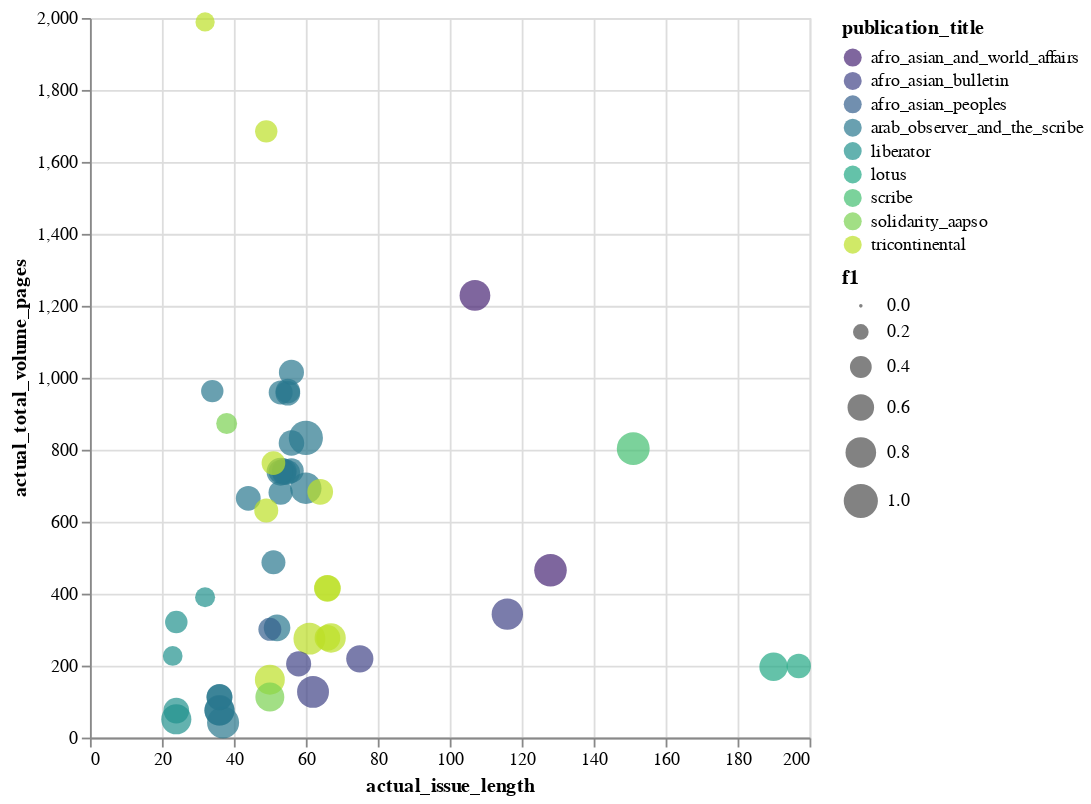

Here is the notebook cell this chart was saved with:
### Code cell
selection = alt.selection_point(fields=['publication_title'], bind='legend')
alt.Chart(grouped_identified_issues_df).mark_circle(opacity=0.7).encode(
	x='actual_issue_length',
	y='actual_total_volume_pages',
	color=alt.Color('publication_title', scale=alt.Scale(scheme='viridis')),
	size='f1',
	opacity=alt.condition(selection, alt.value(0.7), alt.value(0.1)),
	# row='publication_title:N',
	tooltip=['actual_issue_length', 'f1', 'actual_total_volume_pages', 'sequence_alignment_full_data']
).add_params(selection).properties(
	width=400,
	height=400
)

### Figure 1 — Vega-Lite specification as saved in the notebook (floating-point values rounded to 4 significant figures)
{"config": {"view": {"continuousWidth": 300, "continuousHeight": 300}}, "data": {"name": "data-605db85297108cbf503508bacee7fdaa"}, "mark": {"type": "circle", "opacity": 0.7}, "encoding": {"color": {"field": "publication_title", "scale": {"scheme": "viridis"}, "type": "nominal"}, "opacity": {"condition": {"param": "param_2", "value": 0.7}, "value": 0.1}, "size": {"field": "f1", "type": "quantitative"}, "tooltip": [{"field": "actual_issue_length", "type": "quantitative"}, {"field": "f1", "type": "quantitative"}, {"field": "actual_total_volume_pages", "type": "quantitative"}, {"field": "sequence_alignment_full_data", "type": "nominal"}], "x": {"field": "actual_issue_length", "type": "quantitative"}, "y": {"field": "actual_total_volume_pages", "type": "quantitative"}}, "height": 400, "params": [{"name": "param_2", "select": {"type": "point", "fields": ["publication_title"]}, "bind": "legend"}], "width": 400, "$schema": "https://vega.github.io/schema/vega-lite/v5.8.0.json", "datasets": {"data-605db85297108cbf503508bacee7fdaa": [{"annotated_file_path": "../datasets/annotated_ht_ef_datasets/arab_observer_and_the_scribe/mdp_39015056038246/mdp_39015056038246_annotated_individual_tokens.csv", "actual_issue_length": 60.0, "actual_total_volume_pages": 833.0, "sequence_alignment_full_data": true, "f1": 1.0, "publication_title": "arab_observer_and_the_scribe"}, {"annotated_file_path": "../datasets/annotated_ht_ef_datasets/scribe/inu_30000125592190/inu_30000125592190_annotated_individual_tokens.csv", "actual_issue_length": 151.0, "actual_total_volume_pages": 803.0, "sequence_alignment_full_data": true, "f1": 0.9239, "publication_title": "scribe"}, {"annotated_file_path": "../datasets/annotated_ht_ef_datasets/afro_asian_and_world_affairs/mdp_39015035518110/mdp_39015035518110_annotated_individual_tokens.csv", "actual_issue_length": 128.0, "actual_total_volume_pages": 465.0, "sequence_alignment_full_data": true, "f1": 0.9072, "publication_title": "afro_asian_and_world_affairs"}, {"annotated_file_path": "../datasets/annotated_ht_ef_datasets/arab_observer_and_the_scribe/uc1_l0082986993/uc1_l0082986993_annotated_individual_tokens.csv", "actual_issue_length": 37.0, "actual_total_volume_pages": 42.0, "sequence_alignment_full_data": false, "f1": 0.8788, "publication_title": "arab_observer_and_the_scribe"}, {"annotated_file_path": "../datasets/annotated_ht_ef_datasets/tricontinental/txu_059172014718851/txu_059172014718851_annotated_individual_tokens.csv", "actual_issue_length": 61.0, "actual_total_volume_pages": 275.0, "sequence_alignment_full_data": true, "f1": 0.8718, "publication_title": "tricontinental"}, {"annotated_file_path": "../datasets/annotated_ht_ef_datasets/afro_asian_bulletin/inu_32000013032935/inu_32000013032935_annotated_individual_tokens.csv", "actual_issue_length": 62.0, "actual_total_volume_pages": 127.0, "sequence_alignment_full_data": false, "f1": 0.8701, "publication_title": "afro_asian_bulletin"}, {"annotated_file_path": "../datasets/annotated_ht_ef_datasets/arab_observer_and_the_scribe/mdp_39015056038238/mdp_39015056038238_annotated_individual_tokens.csv", "actual_issue_length": 60.0, "actual_total_volume_pages": 693.0, "sequence_alignment_full_data": true, "f1": 0.8392, "publication_title": "arab_observer_and_the_scribe"}, {"annotated_file_path": "../datasets/annotated_ht_ef_datasets/afro_asian_bulletin/inu_32000013032893/inu_32000013032893_annotated_individual_tokens.csv", "actual_issue_length": 116.0, "actual_total_volume_pages": 343.0, "sequence_alignment_full_data": true, "f1": 0.8392, "publication_title": "afro_asian_bulletin"}, {"annotated_file_path": "../datasets/annotated_ht_ef_datasets/afro_asian_and_world_affairs/mdp_39015035518128/mdp_39015035518128_annotated_individual_tokens.csv", "actual_issue_length": 107.0, "actual_total_volume_pages": 1229.0, "sequence_alignment_full_data": true, "f1": 0.806, "publication_title": "afro_asian_and_world_affairs"}, {"annotated_file_path": "../datasets/annotated_ht_ef_datasets/arab_observer_and_the_scribe/uc1_l0063473003/uc1_l0063473003_annotated_individual_tokens.csv", "actual_issue_length": 36.0, "actual_total_volume_pages": 76.0, "sequence_alignment_full_data": false, "f1": 0.7826, "publication_title": "arab_observer_and_the_scribe"}, {"annotated_file_path": "../datasets/annotated_ht_ef_datasets/liberator/mdp_39015083020449/mdp_39015083020449_annotated_individual_tokens.csv", "actual_issue_length": 24.0, "actual_total_volume_pages": 51.0, "sequence_alignment_full_data": false, "f1": 0.7742, "publication_title": "liberator"}, {"annotated_file_path": "../datasets/annotated_ht_ef_datasets/tricontinental/uiug_30112087716855/uiug_30112087716855_annotated_individual_tokens.csv", "actual_issue_length": 50.0, "actual_total_volume_pages": 161.0, "sequence_alignment_full_data": true, "f1": 0.7647, "publication_title": "tricontinental"}, {"annotated_file_path": "../datasets/annotated_ht_ef_datasets/arab_observer_and_the_scribe/mdp_39015056038089/mdp_39015056038089_annotated_individual_tokens.csv", "actual_issue_length": 36.0, "actual_total_volume_pages": 75.0, "sequence_alignment_full_data": false, "f1": 0.7579, "publication_title": "arab_observer_and_the_scribe"}, {"annotated_file_path": "../datasets/annotated_ht_ef_datasets/tricontinental/txu_059172014879442/txu_059172014879442_annotated_individual_tokens.csv", "actual_issue_length": 67.0, "actual_total_volume_pages": 277.0, "sequence_alignment_full_data": false, "f1": 0.7419, "publication_title": "tricontinental"}, {"annotated_file_path": "../datasets/annotated_ht_ef_datasets/solidarity_aapso/inu_30000003214412/inu_30000003214412_annotated_individual_tokens.csv", "actual_issue_length": 50.0, "actual_total_volume_pages": 113.0, "sequence_alignment_full_data": false, "f1": 0.7143, "publication_title": "solidarity_aapso"}, {"annotated_file_path": "../datasets/annotated_ht_ef_datasets/lotus/mdp_39015067403843/mdp_39015067403843_annotated_individual_tokens.csv", "actual_issue_length": 190.0, "actual_total_volume_pages": 197.0, "sequence_alignment_full_data": true, "f1": 0.689, "publication_title": "lotus"}, {"annotated_file_path": "../datasets/annotated_ht_ef_datasets/arab_observer_and_the_scribe/inu_32000013025095/inu_32000013025095_annotated_individual_tokens.csv", "actual_issue_length": 53.0, "actual_total_volume_pages": 739.0, "sequence_alignment_full_data": true, "f1": 0.6707, "publication_title": "arab_observer_and_the_scribe"}, {"annotated_file_path": "../datasets/annotated_ht_ef_datasets/afro_asian_bulletin/inu_32000013032901/inu_32000013032901_annotated_individual_tokens.csv", "actual_issue_length": 75.0, "actual_total_volume_pages": 219.0, "sequence_alignment_full_data": true, "f1": 0.6307, "publication_title": "afro_asian_bulletin"}, {"annotated_file_path": "../datasets/annotated_ht_ef_datasets/tricontinental/uc1_b4952552/uc1_b4952552_annotated_individual_tokens.csv", "actual_issue_length": 66.0, "actual_total_volume_pages": 415.0, "sequence_alignment_full_data": true, "f1": 0.6099, "publication_title": "tricontinental"}, {"annotated_file_path": "../datasets/annotated_ht_ef_datasets/arab_observer_and_the_scribe/inu_32000013025046/inu_32000013025046_annotated_individual_tokens.csv", "actual_issue_length": 52.0, "actual_total_volume_pages": 305.0, "sequence_alignment_full_data": true, "f1": 0.6012, "publication_title": "arab_observer_and_the_scribe"}, {"annotated_file_path": "../datasets/annotated_ht_ef_datasets/arab_observer_and_the_scribe/uc1_l0063472831/uc1_l0063472831_annotated_individual_tokens.csv", "actual_issue_length": 36.0, "actual_total_volume_pages": 112.0, "sequence_alignment_full_data": false, "f1": 0.5714, "publication_title": "arab_observer_and_the_scribe"}, {"annotated_file_path": "../datasets/annotated_ht_ef_datasets/tricontinental/uc1_b4952554/uc1_b4952554_annotated_individual_tokens.csv", "actual_issue_length": 66.0, "actual_total_volume_pages": 415.0, "sequence_alignment_full_data": true, "f1": 0.5714, "publication_title": "tricontinental"}, {"annotated_file_path": "../datasets/annotated_ht_ef_datasets/arab_observer_and_the_scribe/uc1_l0082987033/uc1_l0082987033_annotated_individual_tokens.csv", "actual_issue_length": 36.0, "actual_total_volume_pages": 113.0, "sequence_alignment_full_data": false, "f1": 0.5625, "publication_title": "arab_observer_and_the_scribe"}, {"annotated_file_path": "../datasets/annotated_ht_ef_datasets/tricontinental/txu_059172014718840/txu_059172014718840_annotated_individual_tokens.csv", "actual_issue_length": 64.0, "actual_total_volume_pages": 683.0, "sequence_alignment_full_data": true, "f1": 0.562, "publication_title": "tricontinental"}, {"annotated_file_path": "../datasets/annotated_ht_ef_datasets/tricontinental/uc1_b4952553/uc1_b4952553_annotated_individual_tokens.csv", "actual_issue_length": 66.0, "actual_total_volume_pages": 277.0, "sequence_alignment_full_data": true, "f1": 0.5597, "publication_title": "tricontinental"}, {"annotated_file_path": "../datasets/annotated_ht_ef_datasets/liberator/mdp_39015038717792/mdp_39015038717792_annotated_individual_tokens.csv", "actual_issue_length": 24.0, "actual_total_volume_pages": 75.0, "sequence_alignment_full_data": false, "f1": 0.5581, "publication_title": "liberator"}, {"annotated_file_path": "../datasets/annotated_ht_ef_datasets/arab_observer_and_the_scribe/mdp_39015056038410/mdp_39015056038410_annotated_individual_tokens.csv", "actual_issue_length": 56.0, "actual_total_volume_pages": 819.0, "sequence_alignment_full_data": true, "f1": 0.5517, "publication_title": "arab_observer_and_the_scribe"}, {"annotated_file_path": "../datasets/annotated_ht_ef_datasets/afro_asian_bulletin/inu_32000013032885/inu_32000013032885_annotated_individual_tokens.csv", "actual_issue_length": 58.0, "actual_total_volume_pages": 205.0, "sequence_alignment_full_data": true, "f1": 0.5346, "publication_title": "afro_asian_bulletin"}, {"annotated_file_path": "../datasets/annotated_ht_ef_datasets/arab_observer_and_the_scribe/mdp_39015056038386/mdp_39015056038386_annotated_individual_tokens.csv", "actual_issue_length": 56.0, "actual_total_volume_pages": 1015.0, "sequence_alignment_full_data": true, "f1": 0.5333, "publication_title": "arab_observer_and_the_scribe"}, {"annotated_file_path": "../datasets/annotated_ht_ef_datasets/arab_observer_and_the_scribe/inu_32000013025061/inu_32000013025061_annotated_individual_tokens.csv", "actual_issue_length": 54.0, "actual_total_volume_pages": 741.0, "sequence_alignment_full_data": true, "f1": 0.5263, "publication_title": "arab_observer_and_the_scribe"}, {"annotated_file_path": "../datasets/annotated_ht_ef_datasets/arab_observer_and_the_scribe/mdp_39015056038253/mdp_39015056038253_annotated_individual_tokens.csv", "actual_issue_length": 44.0, "actual_total_volume_pages": 665.0, "sequence_alignment_full_data": true, "f1": 0.5207, "publication_title": "arab_observer_and_the_scribe"}, {"annotated_file_path": "../datasets/annotated_ht_ef_datasets/arab_observer_and_the_scribe/mdp_39015056038220/mdp_39015056038220_annotated_individual_tokens.csv", "actual_issue_length": 55.0, "actual_total_volume_pages": 957.0, "sequence_alignment_full_data": true, "f1": 0.5161, "publication_title": "arab_observer_and_the_scribe"}, {"annotated_file_path": "../datasets/annotated_ht_ef_datasets/arab_observer_and_the_scribe/mdp_39015056038402/mdp_39015056038402_annotated_individual_tokens.csv", "actual_issue_length": 56.0, "actual_total_volume_pages": 742.0, "sequence_alignment_full_data": true, "f1": 0.5161, "publication_title": "arab_observer_and_the_scribe"}, {"annotated_file_path": "../datasets/annotated_ht_ef_datasets/arab_observer_and_the_scribe/mdp_39015056038394/mdp_39015056038394_annotated_individual_tokens.csv", "actual_issue_length": 55.0, "actual_total_volume_pages": 963.0, "sequence_alignment_full_data": true, "f1": 0.5114, "publication_title": "arab_observer_and_the_scribe"}, {"annotated_file_path": "../datasets/annotated_ht_ef_datasets/lotus/mdp_39015067403991/mdp_39015067403991_annotated_individual_tokens.csv", "actual_issue_length": 197.0, "actual_total_volume_pages": 199.0, "sequence_alignment_full_data": false, "f1": 0.5057, "publication_title": "lotus"}, {"annotated_file_path": "../datasets/annotated_ht_ef_datasets/arab_observer_and_the_scribe/inu_32000013025079/inu_32000013025079_annotated_individual_tokens.csv", "actual_issue_length": 55.0, "actual_total_volume_pages": 737.0, "sequence_alignment_full_data": true, "f1": 0.5045, "publication_title": "arab_observer_and_the_scribe"}, {"annotated_file_path": "../datasets/annotated_ht_ef_datasets/arab_observer_and_the_scribe/inu_32000013025053/inu_32000013025053_annotated_individual_tokens.csv", "actual_issue_length": 53.0, "actual_total_volume_pages": 681.0, "sequence_alignment_full_data": true, "f1": 0.4977, "publication_title": "arab_observer_and_the_scribe"}, {"annotated_file_path": "../datasets/annotated_ht_ef_datasets/arab_observer_and_the_scribe/mdp_39015056038063/mdp_39015056038063_annotated_individual_tokens.csv", "actual_issue_length": 53.0, "actual_total_volume_pages": 739.0, "sequence_alignment_full_data": true, "f1": 0.4912, "publication_title": "arab_observer_and_the_scribe"}, {"annotated_file_path": "../datasets/annotated_ht_ef_datasets/tricontinental/txu_059172014718829/txu_059172014718829_annotated_individual_tokens.csv", "actual_issue_length": 49.0, "actual_total_volume_pages": 631.0, "sequence_alignment_full_data": true, "f1": 0.4883, "publication_title": "tricontinental"}, {"annotated_file_path": "../datasets/annotated_ht_ef_datasets/arab_observer_and_the_scribe/mdp_39015056038212/mdp_39015056038212_annotated_individual_tokens.csv", "actual_issue_length": 51.0, "actual_total_volume_pages": 487.0, "sequence_alignment_full_data": true, "f1": 0.4867, "publication_title": "arab_observer_and_the_scribe"}, {"annotated_file_path": "../datasets/annotated_ht_ef_datasets/arab_observer_and_the_scribe/mdp_39015056038378/mdp_39015056038378_annotated_individual_tokens.csv", "actual_issue_length": 53.0, "actual_total_volume_pages": 959.0, "sequence_alignment_full_data": true, "f1": 0.4825, "publication_title": "arab_observer_and_the_scribe"}, {"annotated_file_path": "../datasets/annotated_ht_ef_datasets/arab_observer_and_the_scribe/inu_32000013025087/inu_32000013025087_annotated_individual_tokens.csv", "actual_issue_length": 54.0, "actual_total_volume_pages": 735.0, "sequence_alignment_full_data": true, "f1": 0.4783, "publication_title": "arab_observer_and_the_scribe"}, {"annotated_file_path": "../datasets/annotated_ht_ef_datasets/tricontinental/txu_059172014718830/txu_059172014718830_annotated_individual_tokens.csv", "actual_issue_length": 51.0, "actual_total_volume_pages": 763.0, "sequence_alignment_full_data": true, "f1": 0.4749, "publication_title": "tricontinental"}, {"annotated_file_path": "../datasets/annotated_ht_ef_datasets/afro_asian_peoples/uc1_c2693406/uc1_c2693406_annotated_individual_tokens.csv", "actual_issue_length": 50.0, "actual_total_volume_pages": 301.0, "sequence_alignment_full_data": true, "f1": 0.4444, "publication_title": "afro_asian_peoples"}, {"annotated_file_path": "../datasets/annotated_ht_ef_datasets/liberator/mdp_39015070510345/mdp_39015070510345_annotated_individual_tokens.csv", "actual_issue_length": 24.0, "actual_total_volume_pages": 321.0, "sequence_alignment_full_data": true, "f1": 0.4279, "publication_title": "liberator"}, {"annotated_file_path": "../datasets/annotated_ht_ef_datasets/arab_observer_and_the_scribe/mdp_39015056038071/mdp_39015056038071_annotated_individual_tokens.csv", "actual_issue_length": 34.0, "actual_total_volume_pages": 963.0, "sequence_alignment_full_data": true, "f1": 0.4242, "publication_title": "arab_observer_and_the_scribe"}, {"annotated_file_path": "../datasets/annotated_ht_ef_datasets/tricontinental/txu_059172014718818/txu_059172014718818_annotated_individual_tokens.csv", "actual_issue_length": 49.0, "actual_total_volume_pages": 1685.0, "sequence_alignment_full_data": true, "f1": 0.4219, "publication_title": "tricontinental"}, {"annotated_file_path": "../datasets/annotated_ht_ef_datasets/solidarity_aapso/uc1_c2693407/uc1_c2693407_annotated_individual_tokens.csv", "actual_issue_length": 38.0, "actual_total_volume_pages": 873.0, "sequence_alignment_full_data": true, "f1": 0.3689, "publication_title": "solidarity_aapso"}, {"annotated_file_path": "../datasets/annotated_ht_ef_datasets/liberator/mdp_39015065389044/mdp_39015065389044_annotated_individual_tokens.csv", "actual_issue_length": 32.0, "actual_total_volume_pages": 390.0, "sequence_alignment_full_data": true, "f1": 0.3368, "publication_title": "liberator"}, {"annotated_file_path": "../datasets/annotated_ht_ef_datasets/liberator/mdp_39015065389036/mdp_39015065389036_annotated_individual_tokens.csv", "actual_issue_length": 23.0, "actual_total_volume_pages": 227.0, "sequence_alignment_full_data": true, "f1": 0.3243, "publication_title": "liberator"}, {"annotated_file_path": "../datasets/annotated_ht_ef_datasets/tricontinental/uiug_30112070958894/uiug_30112070958894_annotated_individual_tokens.csv", "actual_issue_length": 32.0, "actual_total_volume_pages": 1989.0, "sequence_alignment_full_data": true, "f1": 0.3107, "publication_title": "tricontinental"}]}}
